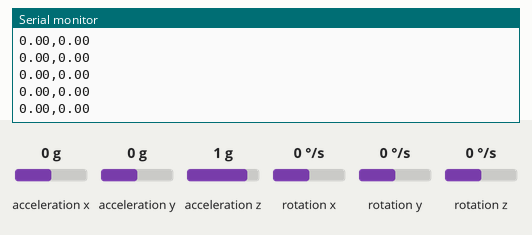
Simulated run of this sketch. Board: ESP32. Parts: the last lines printed to the serial monitor. Wiring (inferred from the names in the program): MPU-6050 motion sensor at I2C address 0x68. Inputs (shaded band) come from the test bench; at power-on: acceleration x 0 g, acceleration y 0 g, acceleration z 1 g, rotation x 0 °/s, rotation y 0 °/s, rotation z 0 °/s.

Above: at 3.1 s.
3.2 s: acceleration x set to -1.4 g
At 4.2 s:
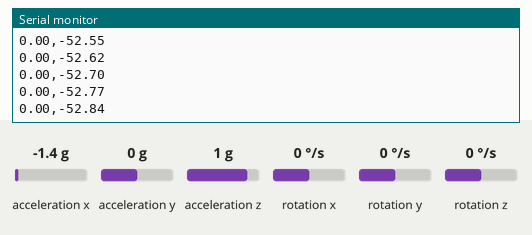
4.7 s: acceleration y set to -1.4 g
At 5.4 s:
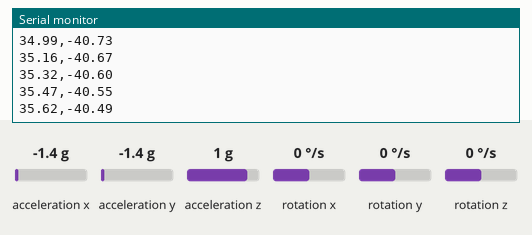
6.2 s: acceleration z set to -1.4 g
At 7.3 s:
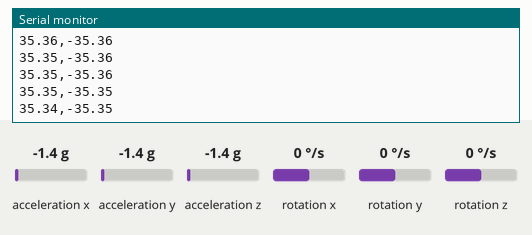
7.7 s: rotation x set to -192 °/s
At 8.8 s:
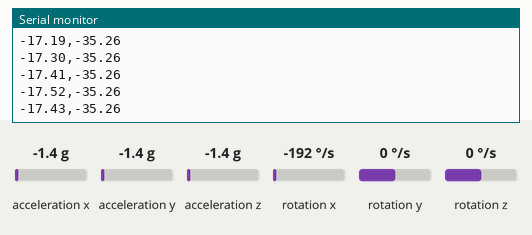
9.2 s: rotation y set to -192 °/s
At 10.2 s:
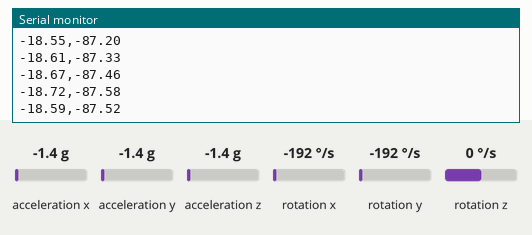
Timing chart, 0 to 11.7 s (numbered marks = the images above; inputs shaded):
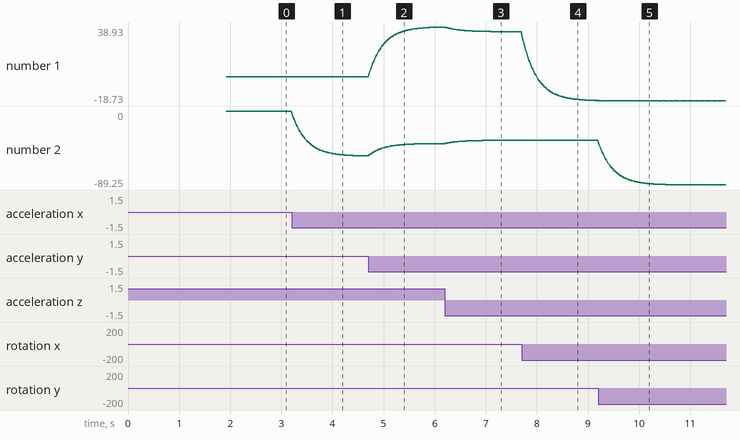

The sketch:

WP_1_IMUCALIBRATION_ESP32.ino
```cpp
#include <Wire.h>
#include <math.h>
/*
  IMU Calibration and Fusion
  Board: ESP32 Dev Module
  By: Dr Bharat Verma
  Date: 22/10/2026
  Workshop Day 1 Topic: IMU Calibration and Fusion using MPU-6050
  Lab: Control System Lab, ECE Department, The LNMIIT, Jaipur, India
  Society: RAS IEEE Student Branch, The LNMIIT, Jaipur, India
  Description: This code demonstrates the calibration and fusion of data from the MPU-6050 IMU.
  Exercise: Calibrate the gyroscope and fuse accelerometer and gyroscope data to compute roll and pitch angles. Afterthat, try different sensitivity settings and complimentary filter coefficients to observe their effects on the output angles.
  Outcome: Participants should complete the calibration and fusion process, and understand how to adjust parameters for optimal performance.
*/

// MPU-6050 Standard I2C Address (0x68)
const uint8_t MPU6050_ADDR = 0x68;
const uint8_t I2C_SDA_PIN = 21;
const uint8_t I2C_SCL_PIN = 22;

// Register Addresses
const uint8_t REG_CONFIG       = 0x1A; // Low Pass Filter
const uint8_t REG_GYRO_CONFIG  = 0x1B; // Gyro Scale
const uint8_t REG_ACCEL_CONFIG = 0x1C; // Accel Scale
const uint8_t REG_PWR_MGMT_1   = 0x6B; // Power Management
const uint8_t REG_ACCEL_XOUT_H = 0x3B; // Start of Data Registers

// Gyro Calibration Offsets
float gyroX_offset = 0.0, gyroY_offset = 0.0, gyroZ_offset = 0.0;

// Fused Angles & Time Tracking
float roll = 0.0, pitch = 0.0;
unsigned long prevTime = 0;

void calibrateGyro() {
  Serial.println("Calibrating Gyroscope... Keep the ESP32 and MPU-6050 still!");
  int samples = 500;

  for (int i = 0; i < samples; i++) {
    Wire.beginTransmission(MPU6050_ADDR);
    Wire.write(0x43); // Start reading Gyro registers
    Wire.endTransmission(false);
    Wire.requestFrom(MPU6050_ADDR, (uint8_t)6, (uint8_t)true);

    int16_t rawGx = (Wire.read() << 8) | Wire.read();
    int16_t rawGy = (Wire.read() << 8) | Wire.read();
    int16_t rawGz = (Wire.read() << 8) | Wire.read();

    gyroX_offset += rawGx / 131.0;
    gyroY_offset += rawGy / 131.0;
    gyroZ_offset += rawGz / 131.0;
    delay(3);
  }

  gyroX_offset /= samples;
  gyroY_offset /= samples;
  gyroZ_offset /= samples;
  Serial.println("Calibration Complete!");
}

void setup() {
  Serial.begin(115200);

  // 1. Initialize I2C pins for a typical ESP32 Dev Module (GPIO 21 = SDA, GPIO 22 = SCL)
  Wire.begin(I2C_SDA_PIN, I2C_SCL_PIN);

  // 2. Set I2C Clock to STANDARD MODE (100 kHz)
  Wire.setClock(100000);

  // 3. Wake up MPU-6050
  Wire.beginTransmission(MPU6050_ADDR);
  Wire.write(REG_PWR_MGMT_1);
  Wire.write(0x00);
  Wire.endTransmission();

  // 4. Configure Digital Low-Pass Filter (DLPF) to ~42Hz gyro bandwidth
  Wire.beginTransmission(MPU6050_ADDR);
  Wire.write(REG_CONFIG);
  Wire.write(0x03);
  Wire.endTransmission();

  // 5. Set Accelerometer (+/- 2g) and Gyroscope (+/- 250 dps) Ranges
  Wire.beginTransmission(MPU6050_ADDR);
  Wire.write(REG_ACCEL_CONFIG);
  Wire.write(0x00);
  Wire.endTransmission();

  Wire.beginTransmission(MPU6050_ADDR);
  Wire.write(REG_GYRO_CONFIG);
  Wire.write(0x00);
  Wire.endTransmission();

  // 6. Zero-rate Gyro Calibration
  calibrateGyro();

  prevTime = millis();
}

void loop() {
  // Point to starting register (0x3B)
  Wire.beginTransmission(MPU6050_ADDR);
  Wire.write(REG_ACCEL_XOUT_H);
  Wire.endTransmission(false);

  // Request 14 Bytes via I2C Standard Mode
  Wire.requestFrom(MPU6050_ADDR, (uint8_t)14, (uint8_t)true);

  if (Wire.available() >= 14) {
    int16_t rawAx = (Wire.read() << 8) | Wire.read();
    int16_t rawAy = (Wire.read() << 8) | Wire.read();
    int16_t rawAz = (Wire.read() << 8) | Wire.read();
    Wire.read(); Wire.read(); // Skip Temp bytes
    int16_t rawGx = (Wire.read() << 8) | Wire.read();
    int16_t rawGy = (Wire.read() << 8) | Wire.read();
    int16_t rawGz = (Wire.read() << 8) | Wire.read();

    // Convert raw values to scale (+/-2g = 16384 LSB/g, +/-250 dps = 131 LSB/dps)
    float Ax = rawAx / 16384.0;
    float Ay = rawAy / 16384.0;
    float Az = rawAz / 16384.0;

    float gyroX = (rawGx / 131.0) - gyroX_offset;
    float gyroY = (rawGy / 131.0) - gyroY_offset;

    // Calculate time elapsed (dt)
    unsigned long currentTime = millis();
    float dt = (currentTime - prevTime) / 1000.0;
    prevTime = currentTime;

    // Static Accelerometer angles
    float accelPitch = atan2(Ax, sqrt(Ay * Ay + Az * Az)) * (180.0 / M_PI);
    float accelRoll  = atan2(-Ay, sqrt(Ax * Ax + Az * Az)) * (180.0 / M_PI);

    // Complementary Filter Fusion (96% Gyro, 4% Accel)
    float alpha = 0.96;
    pitch = alpha * (pitch + gyroY * dt) + (1-alpha) * accelPitch;
    roll  = alpha * (roll  + gyroX * dt) + (1-alpha) * accelRoll;

    // Output to Serial Monitor
    Serial.print(roll, 2);  Serial.print(",");
    Serial.println(pitch, 2);
  }

  delay(10); // 50 Hz loop execution rate
}
```

Measured:
- after the input at 3.2 s, the serial monitor: prints a new line at once (image 1)
- plotted number 2: 0 → -54.18 after the input at 3.2 s
